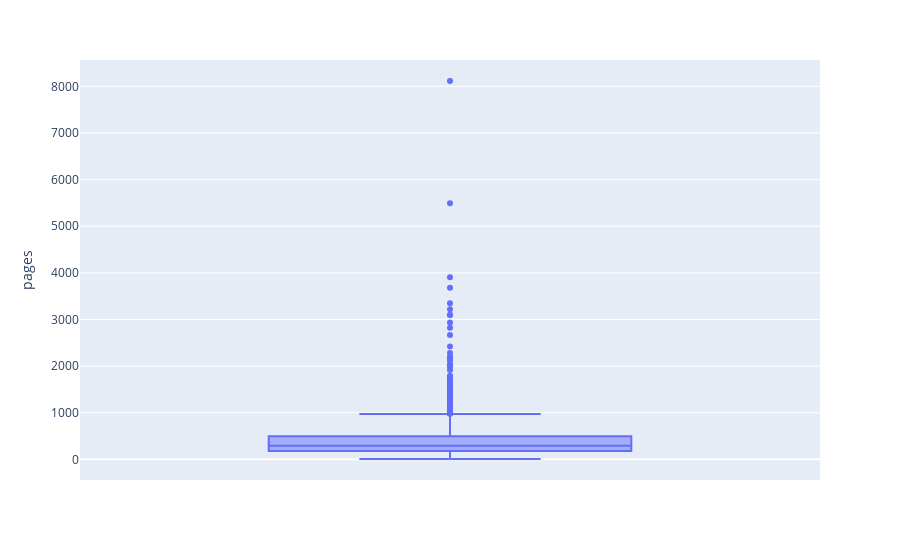

The code cell stored with this chart in its notebook:
### Code cell
px.box(df1,y='pages')

### Figure 1 — Plotly figure (JSON) as saved in the notebook; plotly's stock layout.template omitted (floating-point values rounded to 4 significant figures; data arrays with more than 128 entries replaced by an {"elided": "..."} marker saying what was removed)
{"data": [{"alignmentgroup": "True", "hovertemplate": "pages=%{y}<extra></extra>", "legendgroup": "", "marker": {"color": "#636efa"}, "name": "", "notched": false, "offsetgroup": "", "orientation": "v", "showlegend": false, "type": "box", "x0": " ", "xaxis": "x", "y": {"elided": "1941 float values"}, "y0": " ", "yaxis": "y"}], "layout": {"boxmode": "group", "legend": {"tracegroupgap": 0}, "margin": {"t": 60}, "xaxis": {"anchor": "y", "domain": [0, 1]}, "yaxis": {"anchor": "x", "domain": [0, 1], "title": {"text": "pages"}}}}
